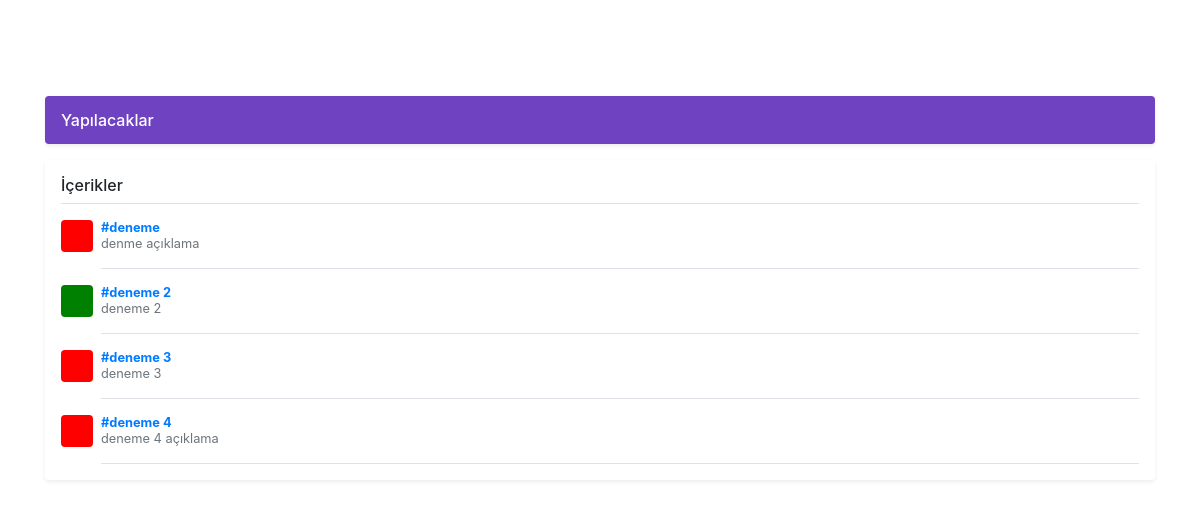
The page / on the database its author committed.
### data/models.py (models this page shows, shortened)
class todolist(models.Model):
	baslik = models.CharField(max_length=144,verbose_name='başlık')
	aciklama = models.TextField(blank=True,null=True,verbose_name='açıklama')
	eklenme_tarihi = models.DateTimeField(default=timezone.now,verbose_name='eklenme_tarihi')
	durum = models.BooleanField(default=False,verbose_name='yapıldı')
	class Meta:
		verbose_name = 'Yapılacaklar'
		verbose_name_plural = 'Yapılacaklar'

### data/views.py (the view)
# urls.py: path('', todolistListView.as_view(), name='anasayfa'),
class todolistListView(ListView):
  model = todolist
  paginate_by = 10

### template/data/todolist_list.html
﻿{% extends "base.html" %}
{% block content %}
<main role="main" class="container">
  <div class="d-flex align-items-center p-3 my-3 text-white-50 bg-purple rounded shadow-sm">
    <div class="lh-100">
      <h6 class="mb-0 text-white lh-100"><a href="/" title="Yapılacaklar Listesi" style="color:white;">Yapılacaklar</a></h6>
    </div>
  </div>
  <div class="my-3 p-3 bg-white rounded shadow-sm">
    <h6 class="border-bottom border-gray pb-2 mb-0">İçerikler</h6>
    {% for yapılacaklar in object_list %}
    <div class="media text-muted pt-3">
      {% if not yapılacaklar.durum %}<svg class="bd-placeholder-img mr-2 rounded" width="32" height="32" xmlns="http://www.w3.org/2000/svg" preserveAspectRatio="xMidYMid slice" focusable="false" role="img"><title>Yapılmadı</title><rect width="100%" height="100%" fill="red"/></svg>{% else %}<svg class="bd-placeholder-img mr-2 rounded" width="32" height="32" xmlns="http://www.w3.org/2000/svg" preserveAspectRatio="xMidYMid slice" focusable="false" role="img"><title>Yapıldı</title><rect width="100%" height="100%" fill="green"/></svg>{% endif %}
      <p class="media-body pb-3 mb-0 small lh-125 border-bottom border-gray">
        <a href="/detay/{{ yapılacaklar.pk }}/" title"{{ yapılacaklar.baslik }}"><strong class="d-block text-gray-dark">#{{ yapılacaklar.baslik }}</strong></a>
{{ yapılacaklar.aciklama }}      </p>
    </div>
    {% endfor %}
  </div>
</main>
{% endblock content %}

### template/base.html (shortened to what this page needs)
﻿<!doctype html>
<html lang="en">
  <head>
    <link rel="stylesheet" href="https://stackpath.bootstrapcdn.com/bootstrap/4.5.0/css/bootstrap.min.css">
  </head>
  <body>
{% block content %}
{% endblock content %}
  </body>
</html>

### template/base.html (style rules this page uses)
html, body { overflow-x: hidden; }
body { padding-top: 56px; }
.text-white-50 { color: rgba(255, 255, 255, .5); }
.bg-purple { background-color: #6f42c1; }
.lh-100 { line-height: 1; }
.lh-125 { line-height: 1.25; }
.bd-placeholder-img { font-size: 1.125rem; text-anchor: middle; -webkit-user-select: none; -moz-user-select: none; -ms-user-select: none; user-select: none; }

### rows shown on the page
todolist: durum False (drawn), baslik "deneme", aciklama "denme açıklama"
todolist: durum True (drawn), baslik "deneme 2", aciklama "deneme 2"
todolist: durum False (drawn), baslik "deneme 3", aciklama "deneme 3"
todolist: durum False (drawn), baslik "deneme 4", aciklama "deneme 4 açıklama"
